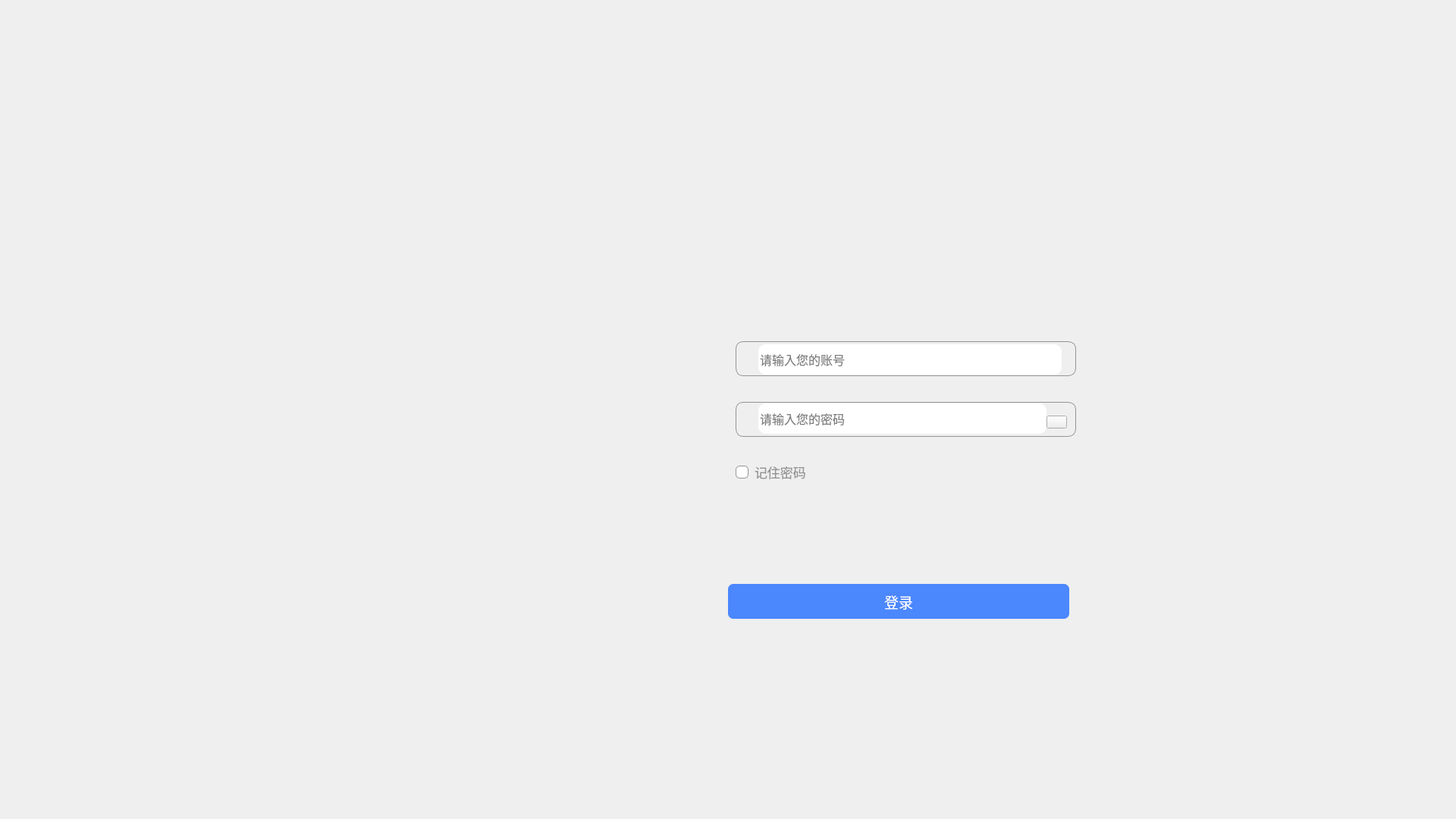
<?xml version="1.0" encoding="UTF-8"?>
<ui version="4.0">
 <class>Form</class>
 <widget class="QWidget" name="Form">
  <property name="geometry">
   <rect>
    <x>0</x>
    <y>0</y>
    <width>1920</width>
    <height>1080</height>
   </rect>
  </property>
  <property name="sizePolicy">
   <sizepolicy hsizetype="Fixed" vsizetype="Fixed">
    <horstretch>0</horstretch>
    <verstretch>0</verstretch>
   </sizepolicy>
  </property>
  <property name="minimumSize">
   <size>
    <width>1920</width>
    <height>1080</height>
   </size>
  </property>
  <property name="maximumSize">
   <size>
    <width>1920</width>
    <height>1080</height>
   </size>
  </property>
  <property name="font">
   <font>
    <pointsize>12</pointsize>
   </font>
  </property>
  <property name="windowTitle">
   <string>用户登录</string>
  </property>
  <property name="styleSheet">
   <string notr="true">QWidget#Form {
	border-image: url(:/login/pic/login_background.png);
}</string>
  </property>
  <widget class="QPushButton" name="pushButton_login">
   <property name="geometry">
    <rect>
     <x>960</x>
     <y>770</y>
     <width>450</width>
     <height>46</height>
    </rect>
   </property>
   <property name="minimumSize">
    <size>
     <width>450</width>
     <height>46</height>
    </size>
   </property>
   <property name="maximumSize">
    <size>
     <width>450</width>
     <height>46</height>
    </size>
   </property>
   <property name="font">
    <font>
     <pointsize>14</pointsize>
    </font>
   </property>
   <property name="styleSheet">
    <string notr="true">QPushButton#pushButton_login {
	background-color: rgba(75, 135, 253, 1);
	color: #FFFFFF;
	border: none;
	border-radius: 7.45px;
}

QPushButton#pushButton_login:pressed {
	background-color: rgba(55, 100, 220, 1);
}

</string>
   </property>
   <property name="text">
    <string>登录</string>
   </property>
  </widget>
  <widget class="QLineEdit" name="lineEdit_upwd">
   <property name="geometry">
    <rect>
     <x>1000</x>
     <y>532</y>
     <width>380</width>
     <height>40</height>
    </rect>
   </property>
   <property name="minimumSize">
    <size>
     <width>380</width>
     <height>40</height>
    </size>
   </property>
   <property name="maximumSize">
    <size>
     <width>380</width>
     <height>40</height>
    </size>
   </property>
   <property name="styleSheet">
    <string notr="true">QLineEdit#lineEdit_upwd {
	border: none;
	border-radius: 10px;
}</string>
   </property>
   <property name="inputMask">
    <string/>
   </property>
   <property name="placeholderText">
    <string>请输入您的密码</string>
   </property>
  </widget>
  <widget class="QLabel" name="label_welcome">
   <property name="geometry">
    <rect>
     <x>970</x>
     <y>210</y>
     <width>268</width>
     <height>67</height>
    </rect>
   </property>
   <property name="minimumSize">
    <size>
     <width>268</width>
     <height>67</height>
    </size>
   </property>
   <property name="maximumSize">
    <size>
     <width>268</width>
     <height>67</height>
    </size>
   </property>
   <property name="font">
    <font>
     <pointsize>18</pointsize>
    </font>
   </property>
   <property name="styleSheet">
    <string notr="true">border-image: url(:/login/pic/login_welcome.png);</string>
   </property>
   <property name="text">
    <string/>
   </property>
  </widget>
  <widget class="QCheckBox" name="checkBox_remember">
   <property name="geometry">
    <rect>
     <x>970</x>
     <y>610</y>
     <width>95</width>
     <height>25</height>
    </rect>
   </property>
   <property name="minimumSize">
    <size>
     <width>95</width>
     <height>25</height>
    </size>
   </property>
   <property name="maximumSize">
    <size>
     <width>95</width>
     <height>25</height>
    </size>
   </property>
   <property name="font">
    <font>
     <family>Microsoft YaHei UI</family>
     <pointsize>13</pointsize>
     <italic>false</italic>
     <bold>false</bold>
    </font>
   </property>
   <property name="styleSheet">
    <string notr="true">QCheckBox {
	font: 13pt &quot;Microsoft YaHei UI&quot;;
    color: #939393;
    spacing: 8px;
}

QCheckBox::indicator {
    width: 15px;
    height: 15px;
    border: 1px solid #939393;
    border-radius: 4.84px;
    background-color: #FFFFFF;
}

QCheckBox::indicator:checked {
    image: url(:/login/pic/login_checked.png);
}

</string>
   </property>
   <property name="text">
    <string>记住密码</string>
   </property>
   <property name="checked">
    <bool>false</bool>
   </property>
  </widget>
  <widget class="QLabel" name="label">
   <property name="geometry">
    <rect>
     <x>695</x>
     <y>230</y>
     <width>64</width>
     <height>64</height>
    </rect>
   </property>
   <property name="minimumSize">
    <size>
     <width>64</width>
     <height>64</height>
    </size>
   </property>
   <property name="maximumSize">
    <size>
     <width>64</width>
     <height>64</height>
    </size>
   </property>
   <property name="styleSheet">
    <string notr="true"/>
   </property>
   <property name="text">
    <string/>
   </property>
   <property name="pixmap">
    <pixmap resource="resources.qrc">:/login/pic/login_rectangle.png</pixmap>
   </property>
  </widget>
  <widget class="QLabel" name="label_product">
   <property name="geometry">
    <rect>
     <x>970</x>
     <y>290</y>
     <width>413</width>
     <height>31</height>
    </rect>
   </property>
   <property name="minimumSize">
    <size>
     <width>413</width>
     <height>31</height>
    </size>
   </property>
   <property name="maximumSize">
    <size>
     <width>413</width>
     <height>31</height>
    </size>
   </property>
   <property name="styleSheet">
    <string notr="true">border-image: url(:/login/pic/login_product.png);</string>
   </property>
   <property name="text">
    <string/>
   </property>
  </widget>
  <widget class="QLabel" name="label_tip">
   <property name="geometry">
    <rect>
     <x>970</x>
     <y>370</y>
     <width>112</width>
     <height>40</height>
    </rect>
   </property>
   <property name="minimumSize">
    <size>
     <width>112</width>
     <height>40</height>
    </size>
   </property>
   <property name="maximumSize">
    <size>
     <width>112</width>
     <height>40</height>
    </size>
   </property>
   <property name="styleSheet">
    <string notr="true">border-image: url(:/login/pic/login_tip.png);</string>
   </property>
   <property name="text">
    <string/>
   </property>
  </widget>
  <widget class="QLabel" name="label_2">
   <property name="geometry">
    <rect>
     <x>960</x>
     <y>750</y>
     <width>450</width>
     <height>1</height>
    </rect>
   </property>
   <property name="minimumSize">
    <size>
     <width>450</width>
     <height>1</height>
    </size>
   </property>
   <property name="maximumSize">
    <size>
     <width>450</width>
     <height>1</height>
    </size>
   </property>
   <property name="styleSheet">
    <string notr="true">border-image: url(:/login/pic/login_line.png);</string>
   </property>
   <property name="text">
    <string/>
   </property>
  </widget>
  <widget class="QLabel" name="label_3">
   <property name="geometry">
    <rect>
     <x>250</x>
     <y>200</y>
     <width>181</width>
     <height>51</height>
    </rect>
   </property>
   <property name="minimumSize">
    <size>
     <width>108</width>
     <height>51</height>
    </size>
   </property>
   <property name="maximumSize">
    <size>
     <width>1080</width>
     <height>51</height>
    </size>
   </property>
   <property name="styleSheet">
    <string notr="true">border-image: url(:/login/pic/login_HW.png);</string>
   </property>
   <property name="text">
    <string/>
   </property>
  </widget>
  <widget class="QLabel" name="label_4">
   <property name="geometry">
    <rect>
     <x>976</x>
     <y>540</y>
     <width>21</width>
     <height>21</height>
    </rect>
   </property>
   <property name="styleSheet">
    <string notr="true">border-image: url(:/login/pic/login_pwdlock.png);</string>
   </property>
   <property name="text">
    <string/>
   </property>
  </widget>
  <widget class="QLabel" name="label_5">
   <property name="geometry">
    <rect>
     <x>977</x>
     <y>463</y>
     <width>21</width>
     <height>21</height>
    </rect>
   </property>
   <property name="styleSheet">
    <string notr="true">border-image: url(:/login/pic/login_account.png);</string>
   </property>
   <property name="text">
    <string/>
   </property>
  </widget>
  <widget class="QLabel" name="label_6">
   <property name="geometry">
    <rect>
     <x>970</x>
     <y>450</y>
     <width>449</width>
     <height>46</height>
    </rect>
   </property>
   <property name="minimumSize">
    <size>
     <width>449</width>
     <height>46</height>
    </size>
   </property>
   <property name="maximumSize">
    <size>
     <width>449</width>
     <height>46</height>
    </size>
   </property>
   <property name="styleSheet">
    <string notr="true">QLabel#label_6 {
	border: 1px solid rgba(147, 147, 147, 1);
	border-radius: 10px;
}</string>
   </property>
   <property name="text">
    <string/>
   </property>
  </widget>
  <widget class="QLineEdit" name="lineEdit_uid">
   <property name="geometry">
    <rect>
     <x>1000</x>
     <y>454</y>
     <width>400</width>
     <height>40</height>
    </rect>
   </property>
   <property name="minimumSize">
    <size>
     <width>400</width>
     <height>40</height>
    </size>
   </property>
   <property name="maximumSize">
    <size>
     <width>400</width>
     <height>40</height>
    </size>
   </property>
   <property name="styleSheet">
    <string notr="true">QLineEdit#lineEdit_uid {
	border: none;
	border-radius: 10px;
}</string>
   </property>
   <property name="inputMask">
    <string/>
   </property>
   <property name="text">
    <string/>
   </property>
   <property name="placeholderText">
    <string>请输入您的账号</string>
   </property>
   <property name="cursorMoveStyle">
    <enum>Qt::LogicalMoveStyle</enum>
   </property>
  </widget>
  <widget class="QLabel" name="label_7">
   <property name="geometry">
    <rect>
     <x>970</x>
     <y>530</y>
     <width>449</width>
     <height>46</height>
    </rect>
   </property>
   <property name="minimumSize">
    <size>
     <width>449</width>
     <height>46</height>
    </size>
   </property>
   <property name="maximumSize">
    <size>
     <width>449</width>
     <height>46</height>
    </size>
   </property>
   <property name="styleSheet">
    <string notr="true">QLabel#label_7 {
	border: 1px solid rgba(147, 147, 147, 1);
	border-radius: 10px;
}</string>
   </property>
   <property name="text">
    <string/>
   </property>
  </widget>
  <widget class="QPushButton" name="pushButton_pwdvision">
   <property name="geometry">
    <rect>
     <x>1380</x>
     <y>548</y>
     <width>27</width>
     <height>17</height>
    </rect>
   </property>
   <property name="minimumSize">
    <size>
     <width>27</width>
     <height>17</height>
    </size>
   </property>
   <property name="maximumSize">
    <size>
     <width>27</width>
     <height>17</height>
    </size>
   </property>
   <property name="styleSheet">
    <string notr="true">border-image: url(:/login/pic/login_pwdclose.png);</string>
   </property>
   <property name="text">
    <string/>
   </property>
  </widget>
  <zorder>label_7</zorder>
  <zorder>pushButton_login</zorder>
  <zorder>label_welcome</zorder>
  <zorder>checkBox_remember</zorder>
  <zorder>label</zorder>
  <zorder>label_product</zorder>
  <zorder>label_tip</zorder>
  <zorder>label_2</zorder>
  <zorder>label_3</zorder>
  <zorder>label_4</zorder>
  <zorder>label_6</zorder>
  <zorder>lineEdit_uid</zorder>
  <zorder>label_5</zorder>
  <zorder>lineEdit_upwd</zorder>
  <zorder>pushButton_pwdvision</zorder>
 </widget>
 <resources>
  <include location="resources.qrc"/>
 </resources>
 <connections/>
</ui>
